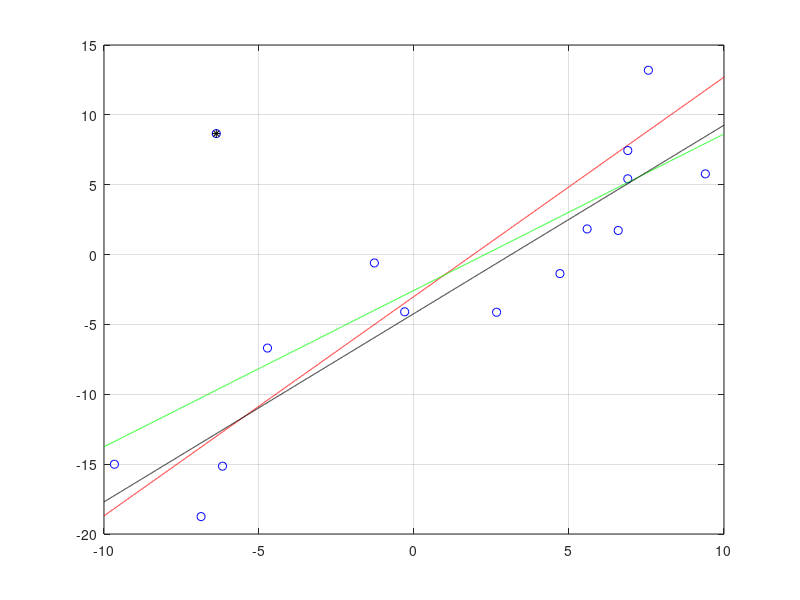

Here is the MATLAB script that generated this plot:
clc;
close all;
clear all;

xi = -10;
xf = 10;
dx = 0.001;
er = 0.2;

a1 = 1.57;
a0 = -3;

x = xi:dx:xf;
y = a1*x+a0;
rg = y(end)-y(1);

nm = 15;
no = 1;
px = sort((xf-xi)*rand(nm,1)+xi);
py = a1*px+a0+2*rg*er*rand(nm,1)-rg*er;
id = randi(nm, no, 1);
po = 4*rg*rand(no,1)-2*rg;
po(po<py(end)&po>py(1)) = po(po<py(end)&po>py(1))+(2*(po(po<py(end)&po>py(1))>0)-1)*rg;
py(id) = po;

Sx = ones(1,nm)*px;
Sy = ones(1,nm)*py;
Sxy = px'*py;
Sx2 = px'*px;

ea1 = (nm*Sxy-Sx*Sy)/(nm*Sx2-Sx2);
ea0 = Sy/nm-ea1*Sx/nm;
ey = ea1*x+ea0;

epy1 = a1*px+a0;
epy2 = ea1*px+a0;
er1 = epy1-py;
MSE1 = sqrt(er1'*er1)/nm;
er2 = epy2-py;
MSE2 = sqrt(er2'*er2)/nm;

err2 = er2.*er2;
[merr2, ide]=max(err2);
 
pxo = [px(1:ide-1); px(ide+1:nm)];
pyo = [py(1:ide-1); py(ide+1:nm)];
nmo = nm-1;
 
Sxo = ones(1,nmo)*pxo;
Syo = ones(1,nmo)*pyo;
Sxyo = pxo'*pyo;
Sx2o = pxo'*pxo;
 
ea1o = (nmo*Sxyo-Sxo*Syo)/(nmo*Sx2o-Sxo^2);
ea0o = Syo/nmo-ea1o*Sxo/nmo;
eyo = ea1o*x+ea0o;
 
epy3 = ea1o*pxo+ea0o;
er3 = epy3-pyo;
MSE3 = sqrt(er3'*er3)/nmo;

figure(1);
plot(x, y, 'r-');
grid on;
hold on;
plot(px, py, 'bo');
plot(x, ey, 'g-');
plot(px(ide), py(ide), 'k*')
plot(x, eyo, 'k-');